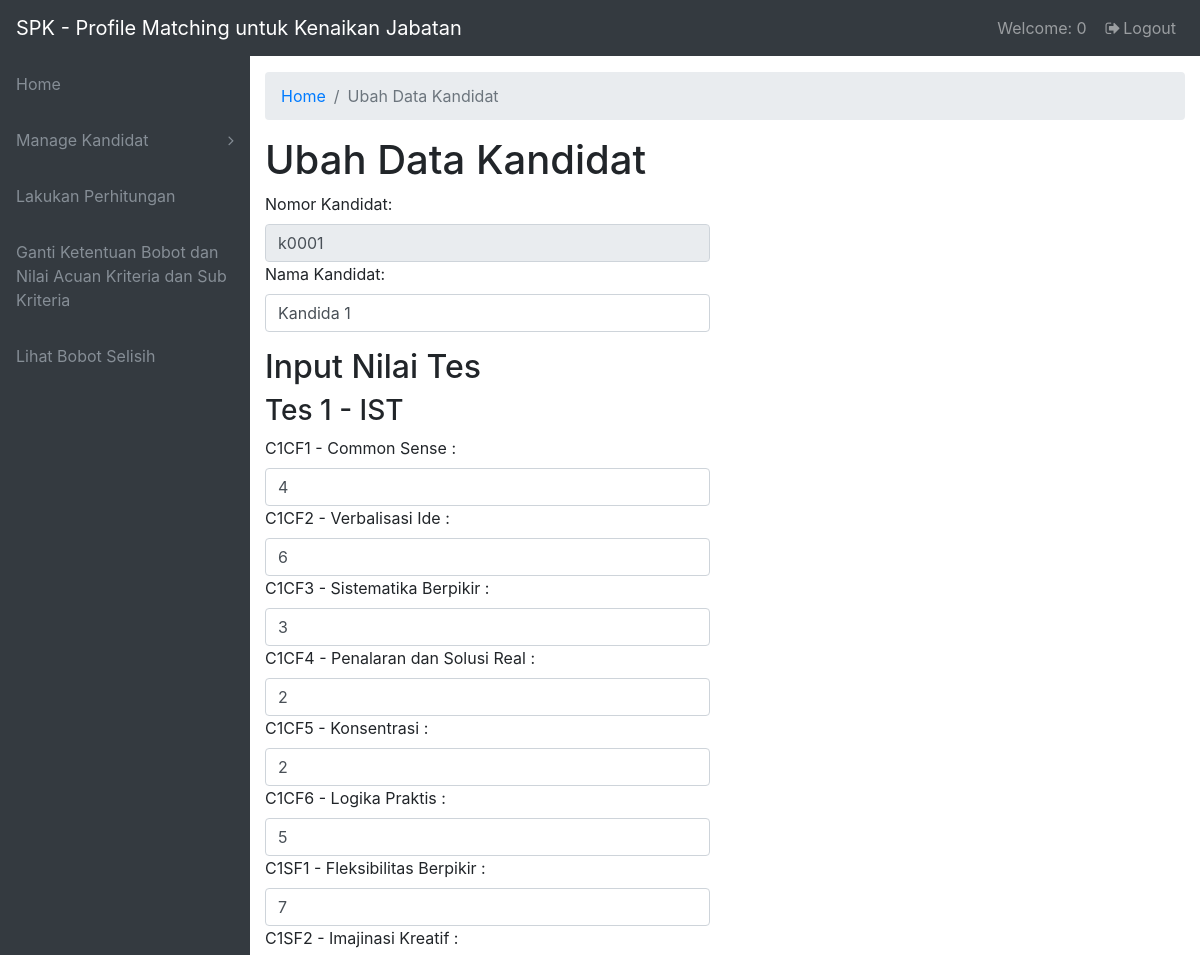
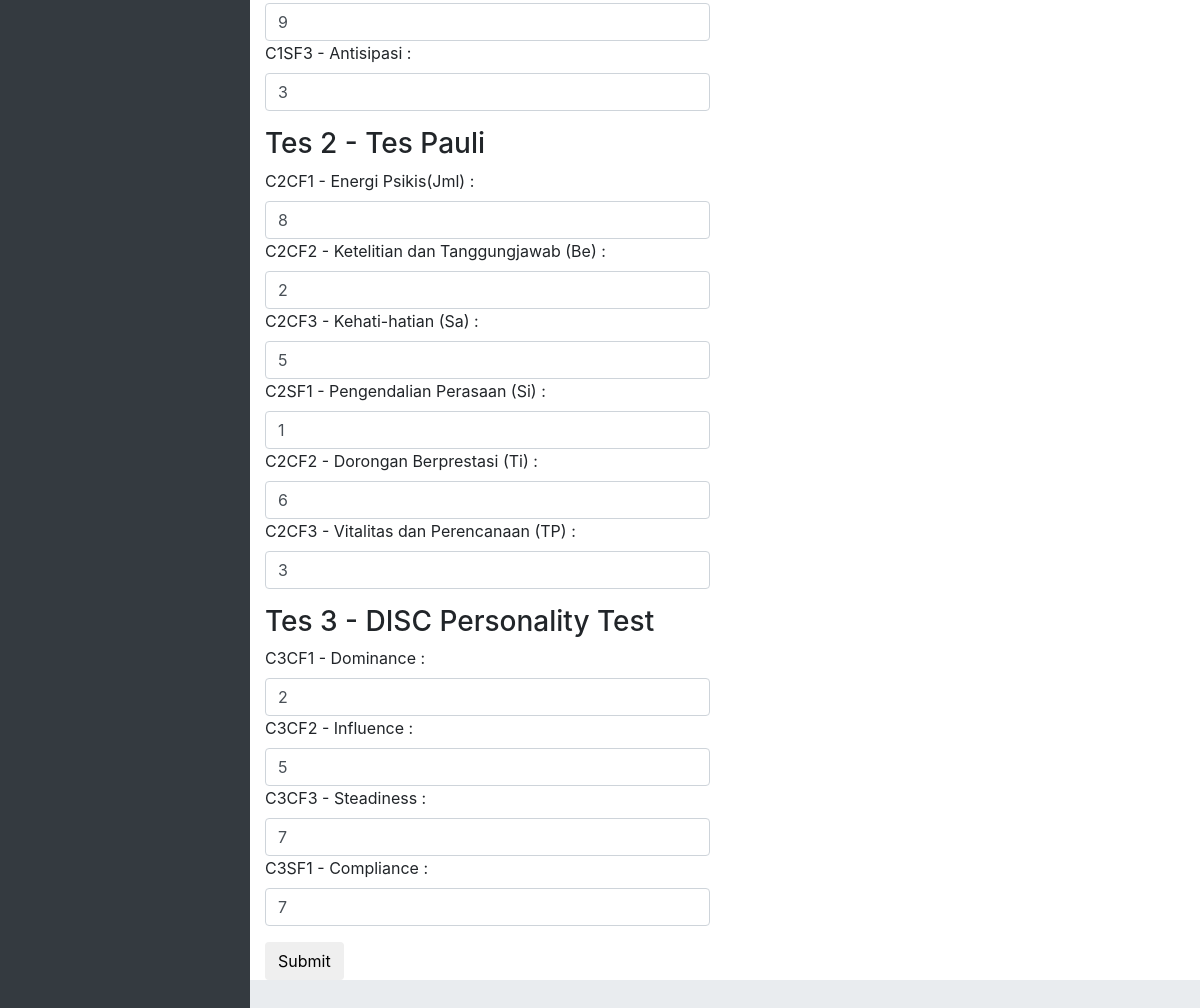
/kandidat_form_edit.php?id=k0001 (signed in), run on the app's committed database (2 pictures, top to bottom).
### tables this page shows
CREATE TABLE `kandidat` (
  `k_nomor` varchar(5) NOT NULL,
  `C1CF1` int(1) NOT NULL,
  `C1CF2` int(1) NOT NULL,
  `C1CF3` int(1) NOT NULL,
  `C1CF4` int(1) NOT NULL,
  `C1CF5` int(1) NOT NULL,
  `C1CF6` int(1) NOT NULL,
  `C1SF1` int(1) NOT NULL,
  `C1SF2` int(1) NOT NULL,
  `C1SF3` int(1) NOT NULL,
  `C2CF1` int(1) NOT NULL,
  `C2CF2` int(1) NOT NULL,
  `C2CF3` int(1) NOT NULL,
  `C2SF1` int(1) NOT NULL,
  `C2SF2` int(1) NOT NULL,
  `C2SF3` int(1) NOT NULL,
  `C3CF1` int(1) NOT NULL,
  `C3CF2` int(1) NOT NULL,
  `C3CF3` int(1) NOT NULL,
  `C3SF1` int(1) NOT NULL,
  `k_nama` varchar(50) NOT NULL
);

### kandidat_form_edit.php (the view, shortened to what this page needs)
<?php
require_once("headerpage.php");
require_once("koneksi.php");
?>
    <ol class="breadcrumb">
        <li class="breadcrumb-item">
            <a href="index.php">Home</a>
        </li>
        <li class="breadcrumb-item active">Ubah Data Kandidat</li>
    </ol>
    <div class="row">
        <div class="col-6">
            <h1>Ubah Data Kandidat</h1>
            <?php
            $id = $_GET['id'];
            $stmt = $conn->prepare('select * from kandidat WHERE k_nomor = "'.$id.'"');
            $stmt->execute();
            $stmt->bind_result($k_nomor, $C1CF1, $C1CF2, $C1CF3, $C1CF4, $C1CF5, $C1CF6, $C1SF1, $C1SF2, $C1SF3, $C2CF1, $C2CF2, $C2CF3, $C2SF1, $C2SF2, $C2SF3, $C3CF1, $C3CF2, $C3CF3, $C3SF1, $k_nama);
while ($stmt->fetch()) {
    if (isset($_SESSION["username"]) and $_SESSION["aturan"] == "admin") {
        echo "
                <form action=\"kandidat_edit.php\" method=\"post\" enctype=\"multipart/form-data\">
                    <div class=\"form-group\">
                        <label for=\"NoK\">Nomor Kandidat:</label>
                        <input type=\"text\" class=\"form-control\" name=\"NoK\" value='" . $k_nomor . "' readonly>
                        <label for=\"NamaKandidat\">Nama Kandidat:</label>
                        <input type=\"text\" class=\"form-control\" name=\"NamaKandidat\" value='" . $k_nama . "'>
                    </div>
                    <h2>Input Nilai Tes</h2>
                    <h3>Tes 1 - IST</h3>
                    <div class=\"form-group\">
                        <label for=\"C1CF1\">C1CF1 - Common Sense :</label>
                        <input type=\"number\" class=\"form-control\" name=\"C1CF1\" maxlength='1' size=\"1\" min='0' max='9' value='" . $C1CF1 . "'>
                        <label for=\"C1CF2\">C1CF2 - Verbalisasi Ide :</label>
                        <input type=\"number\" class=\"form-control\" name=\"C1CF2\" maxlength='1' size=\"1\" min='0' max='9' value='" . $C1CF2 . "'>
                        <label for=\"C1CF3\">C1CF3 - Sistematika Berpikir :</label>
                        <input type=\"number\" class=\"form-control\" name=\"C1CF3\" maxlength='1' size=\"1\" min='0' max='9' value='" . $C1CF3 . "'>
                        <label for=\"C1CF4\">C1CF4 - Penalaran dan Solusi Real :</label>
                        <input type=\"number\" class=\"form-control\" name=\"C1CF4\" maxlength='1' size=\"1\" min='0' max='9' value='" . $C1CF4 . "'>
                        <label for=\"C1CF5\">C1CF5 - Konsentrasi :</label>
                        <input type=\"number\" class=\"form-control\" name=\"C1CF5\" maxlength='1' size=\"1\" min='0' max='9' value='" . $C1CF5 . "'>
                        <label for=\"C1CF6\">C1CF6 - Logika Praktis :</label>
                        <input type=\"number\" class=\"form-control\" name=\"C1CF6\" maxlength='1' size=\"1\" min='0' max='9' value='" . $C1CF6 . "'>
                        <label for=\"C1SF1\">C1SF1 - Fleksibilitas Berpikir :</label>
                        <input type=\"number\" class=\"form-control\" name=\"C1SF1\" maxlength='1' size=\"1\" min='0' max='9' value='" . $C1SF1 . "'>
                        <label for=\"C1SF2\">C1SF2 - Imajinasi Kreatif :</label>
                        <input type=\"number\" class=\"form-control\" name=\"C1SF2\" maxlength='1' size=\"1\" min='0' max='9' value='" . $C1SF2 . "'>
                        <label for=\"C1SF3\">C1SF3 - Antisipasi :</label>
                        <input type=\"number\" class=\"form-control\" name=\"C1SF3\" maxlength='1' size=\"1\" min='0' max='9' value='" . $C1SF3 . "'>
                    </div>
                    <h3>Tes 2 - Tes Pauli</h3>
                    <div class=\"form-group\">
                        <label for=\"C2CF1\">C2CF1 - Energi Psikis(Jml) :</label>
                        <input type=\"number\" class=\"form-control\" name=\"C2CF1\" maxlength='1' size=\"1\" min='0' max='9' value='" . $C2CF1 . "'>
                        <label for=\"C2CF2\">C2CF2 - Ketelitian dan Tanggungjawab (Be) :</label>
                        <input type=\"number\" class=\"form-control\" name=\"C2CF2\" maxlength='1' size=\"1\" min='0' max='9' value='" . $C2CF2 . "'>
                        <label for=\"C2CF3\">C2CF3 - Kehati-hatian (Sa) :</label>
                        <input type=\"number\" class=\"form-control\" name=\"C2CF3\" maxlength='1' size=\"1\" min='0' max='9' value='" . $C2CF3 . "'>
                        <label for=\"C2SF1\">C2SF1 - Pengendalian Perasaan (Si) :</label>
                        <input type=\"number\" class=\"form-control\" name=\"C2SF1\" maxlength='1' size=\"1\" min='0' max='9' value='" . $C2SF1 . "'>
                        <label for=\"C2CF2\">C2CF2 - Dorongan Berprestasi (Ti) :</label>
                        <input type=\"number\" class=\"form-control\" name=\"C2SF2\" maxlength='1' size=\"1\" min='0' max='9' value='" . $C2SF2 . "'>
                        <label for=\"C2CF3\">C2CF3 - Vitalitas dan Perencanaan (TP) :</label>
                        <input type=\"number\" class=\"form-control\" name=\"C2SF3\" maxlength='1' size=\"1\" min='0' max='9' value='" . $C2SF3 . "'>
                    </div>
                    <h3>Tes 3 - DISC Personality Test</h3>
                    <div class=\"form-group\">
                        <label for=\"C3CF1\">C3CF1 - Dominance :</label>
                        <input type=\"number\" class=\"form-control\" name=\"C3CF1\" maxlength='1' size=\"1\" min='0' max='9' value='" . $C3CF1 . "'>
                        <label for=\"C3CF2\">C3CF2 - Influence :</label>
                        <input type=\"number\" class=\"form-control\" name=\"C3CF2\" maxlength='1' size=\"1\" min='0' max='9' value='" . $C3CF2 . "'>
                        <label for=\"C3CF3\">C3CF3 - Steadiness :</label>
                        <input type=\"number\" class=\"form-control\" name=\"C3CF3\" maxlength='1' size=\"1\" min='0' max='9' value='" . $C3CF3 . "'>
                        <label for=\"C3SF1\">C3SF1 - Compliance :</label>
                        <input type=\"number\" class=\"form-control\" name=\"C3SF1\" maxlength='1' size=\"1\" min='0' max='9' value='" . $C3SF1 . "'>
                    </div>
                    <button type=\"submit\" class=\"btn btn-default\">Submit</button>
                </form>
                ";
    } else {
        echo " <h2>Anda tidak memiliki hak untuk mengedit kandidat</h2>"; ?>
    <?php }
}
            ?>
        </div>
    </div>
<?php
require_once("footerpage.php");
?>

### css/sb-admin.css (style rules this page uses)
html { position: relative; min-height: 100%; }
body { overflow-x: hidden; }
body.sticky-footer { margin-bottom: 56px; }
body.fixed-nav { padding-top: 56px; }

### data on the page
kandidat: NoK "k0001", NamaKandidat "Kandida 1", C1CF1 "4", C1CF2 "6", C1CF3 "3", C1CF4 "2", C1CF5 "2", C1CF6 "5", C1SF1 "7", C1SF2 "9", C1SF3 "3", C2CF1 "8", C2CF2 "2", C2CF3 "5", C2SF1 "1", C2SF2 "6", C2SF3 "3", C3CF1 "2", C3CF2 "5", C3CF3 "7", C3SF1 "7"

### other printed values
$_SESSION["nama"] "0"
